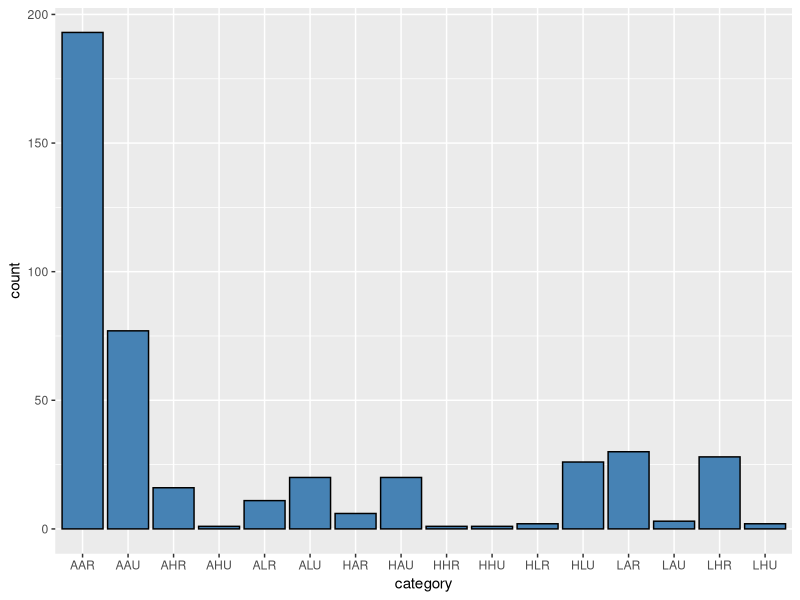
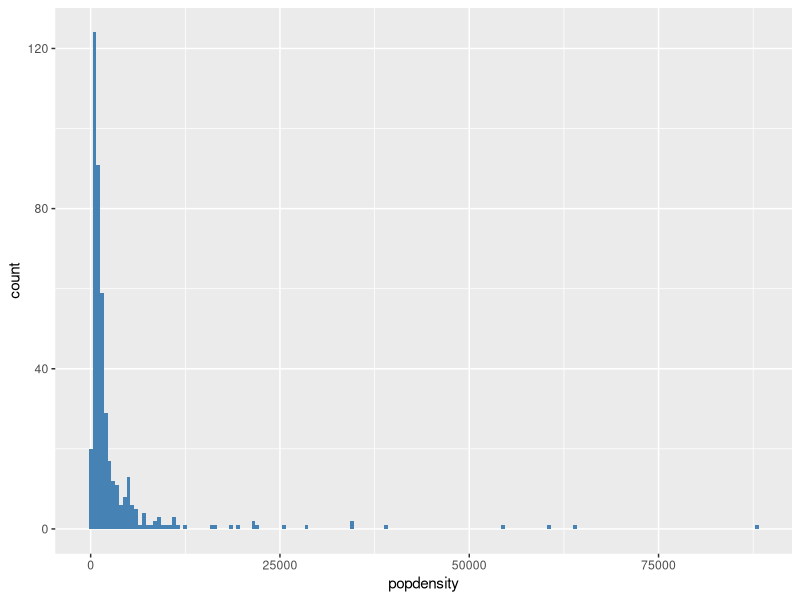
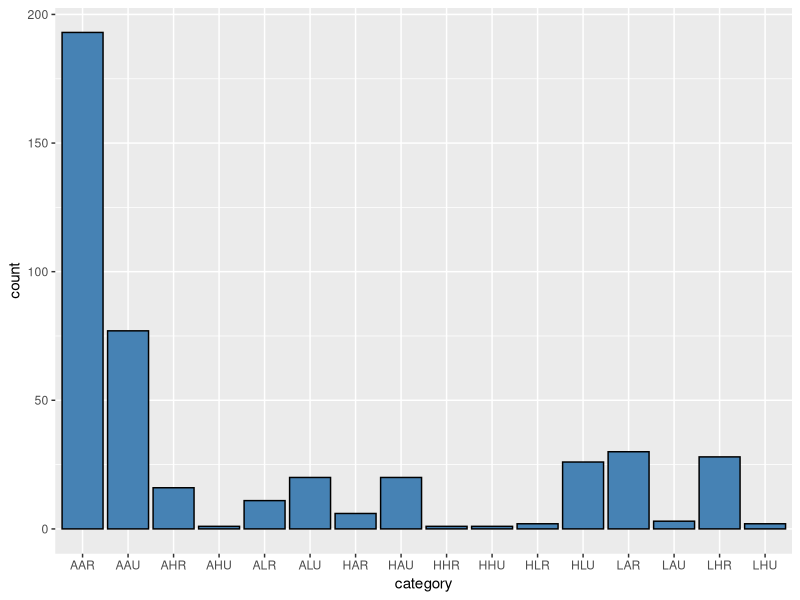
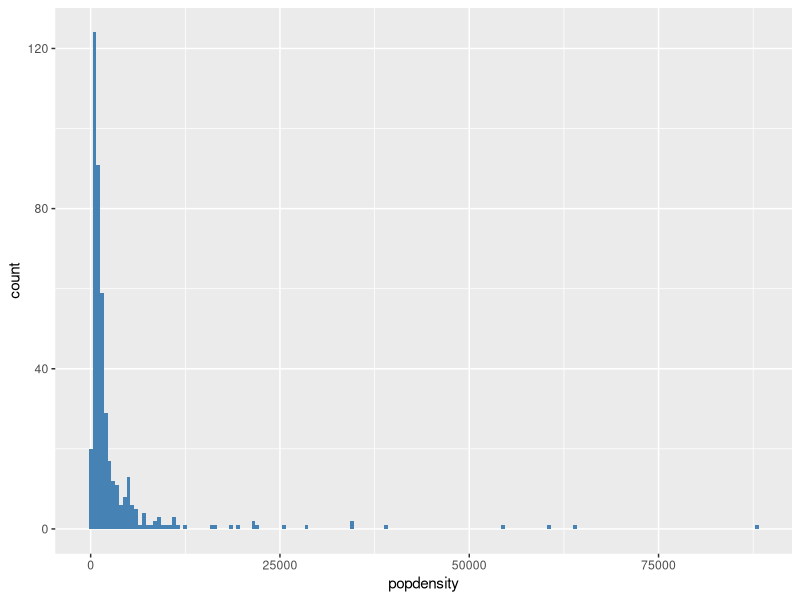
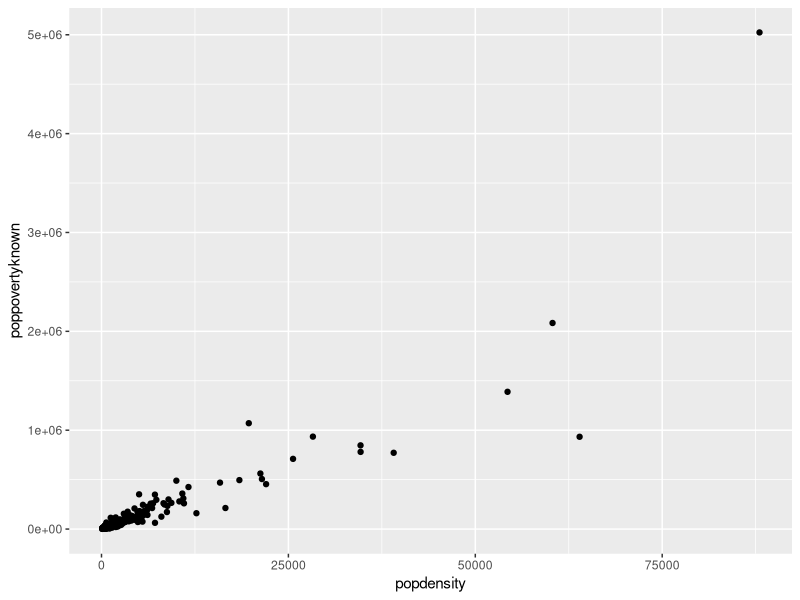
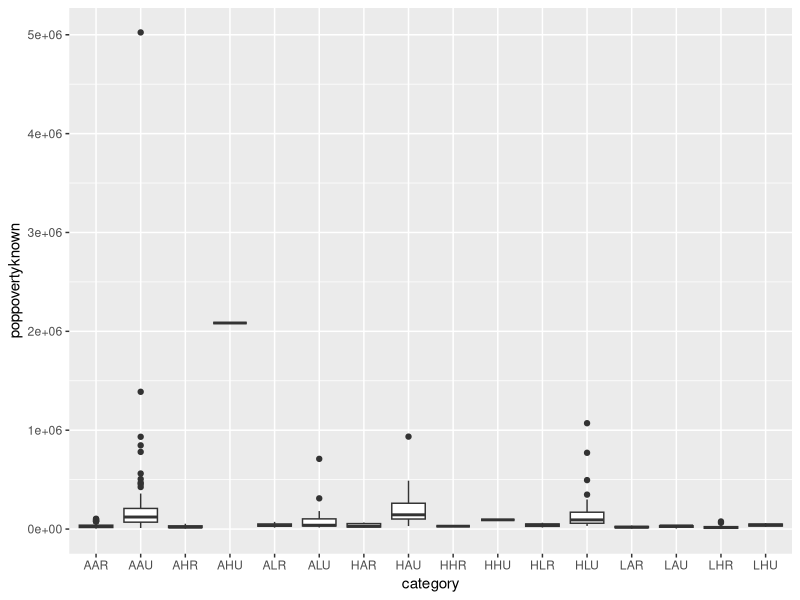

R code for these plots, in order:
library("ggplot2")
midwest

ggplot(data = midwest, aes(x = category)) +
  geom_bar(fill = "steelblue", colour = "black")

ggplot(data = midwest, aes(x = popdensity)) +
  geom_histogram(binwidth = 500, fill = "steelblue")

ggplot(data = midwest, aes(x = category)) +
  geom_bar(fill = "steelblue", colour = "black")

ggplot(data = midwest, aes(x = popdensity)) +
  geom_histogram(binwidth = 500, fill = "steelblue")

ggplot(data = midwest, aes(x = popdensity, y=poppovertyknown)) +
  geom_point()

ggplot(midwest, aes(x=category, y=poppovertyknown)) +
  geom_boxplot()
